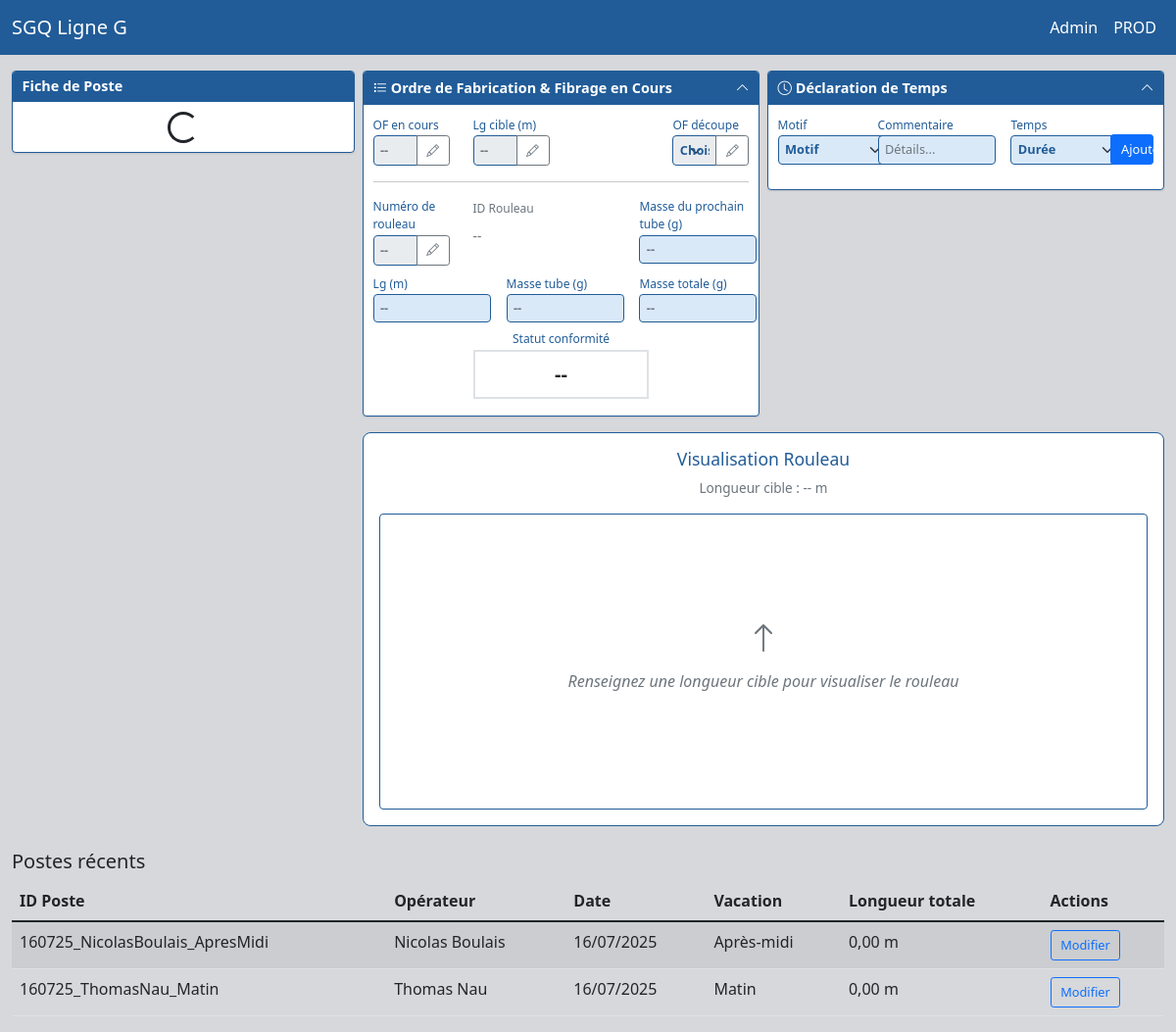
Before: / with the older database file.
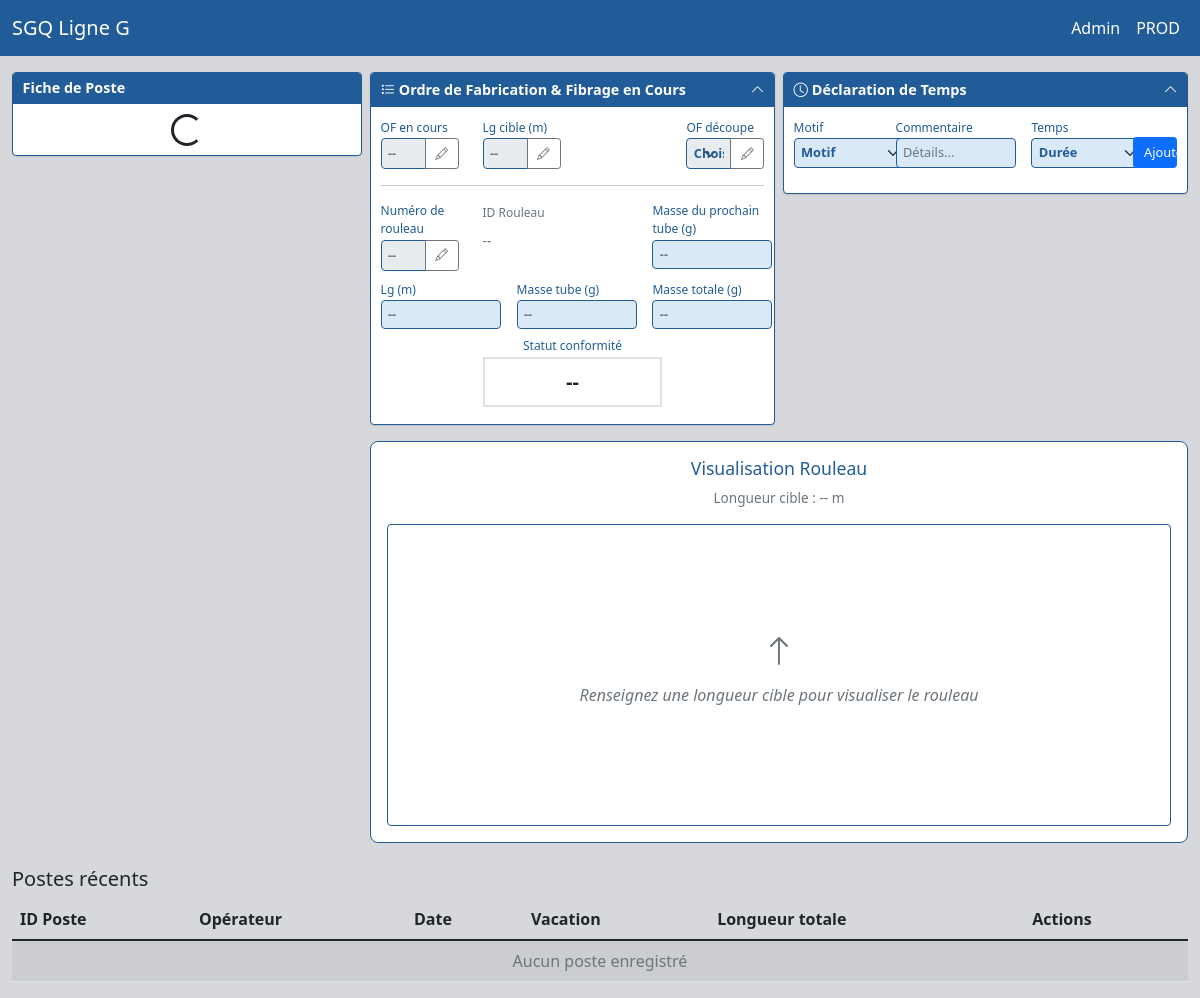
After: the same page with the newer database file.
### production/models.py (models this page shows, shortened)
class Shift(models.Model):
    VACATION_CHOICES = [
        ('Matin', 'Matin'),
        ('ApresMidi', 'Après-midi'),
        ('Nuit', 'Nuit'),
    ]
    shift_id = models.CharField(max_length=50, unique=True,
                               help_text="ID unique généré automatiquement (format: date_operator_vacation)")
    date = models.DateField(verbose_name="Date", help_text="Date de production")
    operator = models.ForeignKey(Operator, on_delete=models.CASCADE,
                                verbose_name="Opérateur", help_text="Opérateur responsable du poste")
    vacation = models.CharField(max_length=20, choices=VACATION_CHOICES,
                               verbose_name="Vacation", help_text="Vacation du poste")
    opening_time = models.DurationField(verbose_name="Temps d'ouverture", help_text="Temps d'ouverture du poste")
    availability_time = models.DurationField(verbose_name="Temps disponible", help_text="Temps de disponibilité")
    lost_time = models.DurationField(verbose_name="Temps perdu", help_text="Temps perdu")
    operator_comments = models.TextField(blank=True,
                                       verbose_name="", help_text="Commentaires de l'opérateur")
    total_length = models.DecimalField(max_digits=10, decimal_places=2, default=0,
                                     help_text="Longueur totale en mètres")
    ok_length = models.DecimalField(max_digits=10, decimal_places=2, default=0,
                                  help_text="Longueur conforme en mètres")
    nok_length = models.DecimalField(max_digits=10, decimal_places=2, default=0,
                                   help_text="Longueur non conforme en mètres")
    raw_waste_length = models.DecimalField(max_digits=10, decimal_places=2, default=0,
                                         help_text="Longueur déchet brut en mètres")
    started_at_beginning = models.BooleanField(default=False, verbose_name="Machine démarrée", help_text="Machine démarrée en début de poste")
    meter_reading_start = models.DecimalField(max_digits=10, decimal_places=2, null=True, blank=True,
                                            verbose_name="Lg enroulée (m)", help_text="Métrage en début de poste (si démarrée)")
    started_at_end = models.BooleanField(default=False, verbose_name="Machine démarrée", help_text="Machine démarrée en fin de poste")
    meter_reading_end = models.DecimalField(max_digits=10, decimal_places=2, null=True, blank=True,
                                          verbose_name="Lg enroulée (m)", help_text="Métrage en fin de poste (si démarrée)")
    created_at = models.DateTimeField(auto_now_add=True)
    updated_at = models.DateTimeField(auto_now=True)
    class Meta:
        verbose_name = "Poste"
        verbose_name_plural = "Postes"
        ordering = ['-date', '-created_at']

### core/models.py (models this page shows, shortened)
class Operator(models.Model):
    first_name = models.CharField(max_length=50, help_text="Prénom de l'opérateur")
    last_name = models.CharField(max_length=50, help_text="Nom de l'opérateur")
    employee_id = models.CharField(max_length=20, unique=True, blank=True, null=True,
                                  help_text="Matricule employé (optionnel)")
    training_completed = models.BooleanField(default=False,
                                           help_text="Formation terminée")
    is_active = models.BooleanField(default=True,
                                   help_text="Opérateur actif")
    created_at = models.DateTimeField(auto_now_add=True)
    updated_at = models.DateTimeField(auto_now=True)
    class Meta:
        verbose_name = "Opérateur"
        verbose_name_plural = "Opérateurs"
        ordering = ['last_name', 'first_name']
    @property
    def full_name(self):
        return f"{self.first_name} {self.last_name}"

### production/views.py (the view)
# urls.py: path('', views.prod, name='prod'),
def prod(request):
    shifts = Shift.objects.select_related('operator').order_by('-date', '-created_at')[:10]
    defect_types = DefectType.objects.filter(is_active=True).order_by('name')
    context = {
        'shifts': shifts,
        'defect_types': defect_types,
    }
    return render(request, 'production/prod.html', context)

### templates/production/prod.html (shortened to what this page needs)
{% extends 'base.html' %}
{% block content %}
<div class="production-dashboard">
    <aside class="sidebar-left">
        <div hx-get="{% url 'production:shift_create' %}"
             hx-trigger="load"
             hx-target="this"
             hx-swap="innerHTML">
            <div class="block-card">
                <div class="block-header">
                    <h5 class="block-title">Fiche de Poste</h5>
                </div>
                <div class="block-content">
                    <div class="d-flex justify-content-center">
                        <div class="spinner-border" role="status">
                        </div>
                    </div>
                </div>
            </div>
        </div>
    </aside>
    <main class="right-content">
        <div class="top-blocks">
            <div class="block-card">
                <div class="block-header" style="cursor: pointer;" onclick="toggleOFBlock()">
                    <h5 class="block-title"><i class="bi bi-list-task"></i> Ordre de Fabrication & Fibrage en Cours</h5>
                    <div class="block-actions">
                        <i class="bi bi-chevron-up" id="of-chevron"></i>
                    </div>
                </div>
                <div class="block-content" id="of-content">
                    <div class="row mb-2" id="of-fields-row">
                        <div class="col-3">
                            <label class="form-label">OF en cours</label>
                            <div class="input-group">
                                <input type="text" id="current-order" class="form-control fw-bold"
                                       list="current-order-list" placeholder="--" disabled>
                                <button type="button" class="btn btn-outline-secondary btn-sm"
                                        onclick="editCurrentOrder()" title="Modifier">
                                    <i class="bi bi-pencil"></i>
                                </button>
                            </div>
                        </div>
                        <div class="col-3">
                            <label class="form-label">Lg cible (m)</label>
                            <div class="input-group">
                                <input type="number" id="target-length" class="form-control fw-bold" step="0.01" min="0" placeholder="--" disabled>
                                <button type="button" class="btn btn-outline-secondary btn-sm"
                                        onclick="editTargetLength()" title="Modifier">
                                    <i class="bi bi-pencil"></i>
                                </button>
                            </div>
                        </div>
                        <div class="col-3 ms-auto">
                            <label class="form-label">OF découpe</label>
                            <div class="input-group">
                                <select id="cutting-order" class="form-select fw-bold" disabled>
                                    <option value="">--</option>
                                </select>
                                <button type="button" class="btn btn-outline-secondary btn-sm"
                                        onclick="editCuttingOrder()" title="Modifier">
                                    <i class="bi bi-pencil"></i>
                                </button>
                            </div>
                        </div>
                    </div>
                    <hr class="my-3" id="of-separator">
                    <div class="row mb-2">
                        <div class="col-3">
                            <label class="form-label">Numéro de rouleau</label>
                            <div class="input-group">
                                <input type="text" id="roll-number" class="form-control fw-bold" placeholder="--" disabled>
                                <button type="button" class="btn btn-outline-secondary btn-sm"
                                        onclick="editRollNumber()" title="Modifier">
                                    <i class="bi bi-pencil"></i>
                                </button>
                            </div>
                        </div>
                        <div class="col-3">
                            <label class="form-label text-muted small">ID Rouleau</label>
                            <div class="d-flex align-items-center">
                                <div class="form-control-plaintext text-muted me-2" id="roll-id">--</div>
                            </div>
                        </div>
                        <div class="col-4 offset-2">
                            <label class="form-label">Masse du prochain tube (g)</label>
                            <input type="number" id="next-tube-mass" class="form-control fw-bold" step="1" min="0" placeholder="--">
                        </div>
                    </div>
                    <div class="row mb-2">
                        <div class="col-4">
                            <label class="form-label">Lg (m)</label>
                            <input type="number" id="roll-length" class="form-control fw-bold" step="0.01" min="0" placeholder="--">
                        </div>
                        <div class="col-4">
                            <label class="form-label">Masse tube (g)</label>
                            <input type="number" id="tube-mass" class="form-control fw-bold" step="1" min="0" placeholder="--">
                        </div>
                        <div class="col-4">
                            <label class="form-label">Masse totale (g)</label>
                            <input type="number" id="total-mass" class="form-control fw-bold" step="1" min="0" placeholder="--">
                        </div>
                    </div>
                    <div class="row mb-2">
                        <div class="col-6 offset-3">
                            <label class="form-label text-center d-block">Statut conformité</label>
                            <div class="border border-2 p-2 text-center fw-bold fs-5" id="conformity-status">
                                <span>--</span>
                            </div>
                        </div>
                    </div>
                </div>
            </div>
            <div class="block-card">
                <div class="block-header" style="cursor: pointer;" onclick="toggleTempsBlock()">
                    <h5 class="block-title"><i class="bi bi-clock"></i> Déclaration de Temps</h5>
                    <div class="block-actions">
                        <i class="bi bi-chevron-up" id="temps-chevron"></i>
                    </div>
                </div>
                <div class="block-content" id="temps-content">
                    <form class="time-declaration-form">
                        <div class="row align-items-end mb-2">
                            <div class="col-3">
                                <label class="form-label">Motif</label>
                                <select class="form-select fw-bold">
                                    <option value="">Motif</option>
                                </select>
                            </div>
                            <div class="col-4">
                                <label class="form-label">Commentaire</label>
                                <input type="text" class="form-control" placeholder="Détails...">
                            </div>
                            <div class="col-3">
                                <label class="form-label">Temps</label>
                                <select class="form-select fw-bold" id="time-duration-select">
                                    <option value="">Durée</option>
                                </select>
                            </div>
                            <div class="col-2">
                                <button type="button" class="btn btn-primary btn-sm w-100" onclick="addLostTime()">Ajouter</button>
                            </div>
                        </div>
                    </form>
                </div>
            </div>
        </div>
        <div class="roll-visualization">
            <div class="text-center mb-3">
                <h2>Visualisation Rouleau</h2>
                <p class="subtitle">Longueur cible : <span id="roll-target-length-display">--</span> m</p>
            </div>
            <div class="roll-container" id="roll-container">
                <div class="roll-grid">
                    <div id="roll-content">
                        <div class="roll-empty-state">
                            <i class="bi bi-arrow-up"></i>
                            <p>Renseignez une longueur cible pour visualiser le rouleau</p>
                        </div>
                    </div>
                </div>
            </div>
        </div>
    </main>
</div>
<div class="mt-4">
    <h5>Postes récents</h5>
    <div class="table-responsive">
        <table class="table table-striped">
            <thead>
                <tr>
                    <th>ID Poste</th>
                    <th>Opérateur</th>
                    <th>Date</th>
                    <th>Vacation</th>
                    <th>Longueur totale</th>
                    <th>Actions</th>
                </tr>
            </thead>
            <tbody>
                {% for shift in shifts %}
                <tr>
                    <td>{{ shift.shift_id }}</td>
                    <td>{{ shift.operator.full_name }}</td>
                    <td>{{ shift.date|date:"d/m/Y" }}</td>
                    <td>{{ shift.get_vacation_display }}</td>
                    <td>{{ shift.total_length }} m</td>
                    <td>
                        <a href="{% url 'production:shift_edit' shift.id %}"
                           class="btn btn-sm btn-outline-primary">
                            Modifier
                        </a>
                    </td>
                </tr>
                {% empty %}
                <tr>
                    <td colspan="6" class="text-center text-muted">
                        Aucun poste enregistré
                    </td>
                </tr>
                {% endfor %}
            </tbody>
        </table>
    </div>
</div>
{% endblock %}
{% block extra_css %}
<link href="https://cdn.jsdelivr.net/npm/bootstrap-icons@1.7.2/font/bootstrap-icons.css" rel="stylesheet">
{% endblock %}

### templates/base.html (shortened to what this page needs)
<!DOCTYPE html>
<html lang="fr">
<head>
    <link href="https://cdn.jsdelivr.net/npm/bootstrap@5.1.3/dist/css/bootstrap.min.css" rel="stylesheet">
    {% load static %}
    <link href="{% static 'css/main.css' %}" rel="stylesheet">
    {% block extra_css %}{% endblock %}
</head>
<body>
    <nav class="navbar navbar-expand-lg navbar-dark bg-primary">
        <div class="container-fluid">
            <a class="navbar-brand" href="/">SGQ Ligne G</a>
            <div class="navbar-nav">
                <a class="nav-link" href="/admin/">Admin</a>
                <a class="nav-link" href="/">PROD</a>
            </div>
        </div>
    </nav>
    <main class="container-fluid mt-3">
        {% block content %}{% endblock %}
    </main>
</body>
</html>

Changed rows visible on the page:
removed Shift: shift_id "160725_NicolasBoulais_ApresMidi", operator.full_name "Nicolas Boulais", date "16/07/2025", vacation "Après-midi", total_length "0,00"
removed Shift: shift_id "160725_ThomasNau_Matin", operator.full_name "Thomas Nau", date "16/07/2025", vacation "Matin", total_length "0,00"
Other visible differences:
text now shown: "Aucun poste enregistré"
